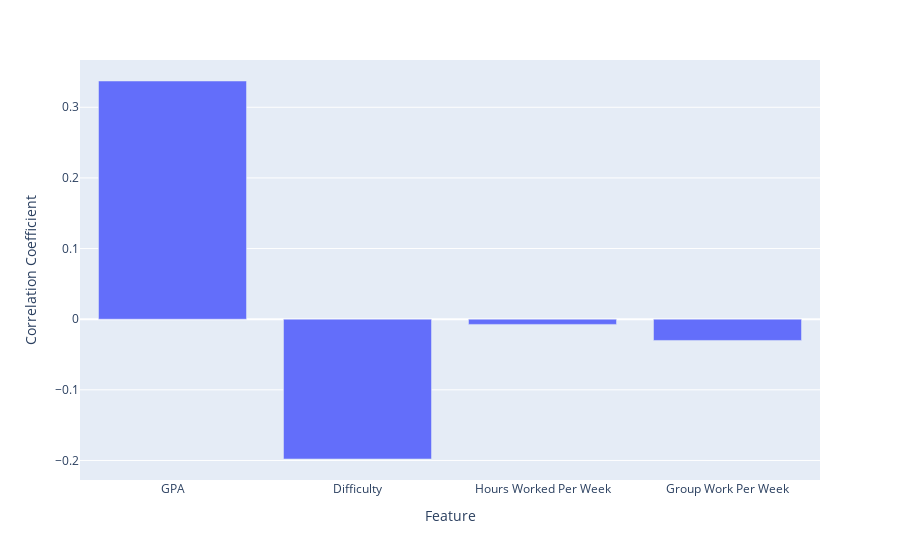

Source (notebook cell):
### Code cell
@callback(
    Output('correlation_plot', 'figure'),
    Input('features_to_plot', 'value')
)
def make_correlation_plot(columns): 
    """
    Makes a bar chart of the correlation between columns
    """
    # uses the data from the model
    data = zip(new_columns, model.coef_[0])

    # filter the data by which the column is in the columns
    column_renamer = {
        'average': 'GPA',
        'difficulty': 'Difficulty',
        'hours_per_week': 'Hours Worked Per Week',
        'amount_group': 'Group Work Per Week'
    }

    x_labels = []
    y_values = []
    for col, r in data:
        if col in columns:
            x_labels.append(column_renamer.get(col, col))
            y_values.append(r)
    
    fig = px.bar(x=x_labels, y=y_values, labels= {'x': 'Feature', 'y': 'Correlation Coefficient', **column_renamer})
    return fig

make_correlation_plot(new_columns)

### Figure 1 — Plotly figure (JSON) as saved in the notebook; plotly's stock layout.template omitted (floating-point values rounded to 4 significant figures)
{"data": [{"alignmentgroup": "True", "hovertemplate": "Feature=%{x}<br>Correlation Coefficient=%{y}<extra></extra>", "legendgroup": "", "marker": {"color": "#636efa", "pattern": {"shape": ""}}, "name": "", "offsetgroup": "", "orientation": "v", "showlegend": false, "textposition": "auto", "type": "bar", "x": ["GPA", "Difficulty", "Hours Worked Per Week", "Group Work Per Week"], "xaxis": "x", "y": [0.3372, -0.1979, -0.007373, -0.03009], "yaxis": "y"}], "layout": {"barmode": "relative", "legend": {"tracegroupgap": 0}, "margin": {"t": 60}, "xaxis": {"anchor": "y", "domain": [0, 1], "title": {"text": "Feature"}}, "yaxis": {"anchor": "x", "domain": [0, 1], "title": {"text": "Correlation Coefficient"}}}}
